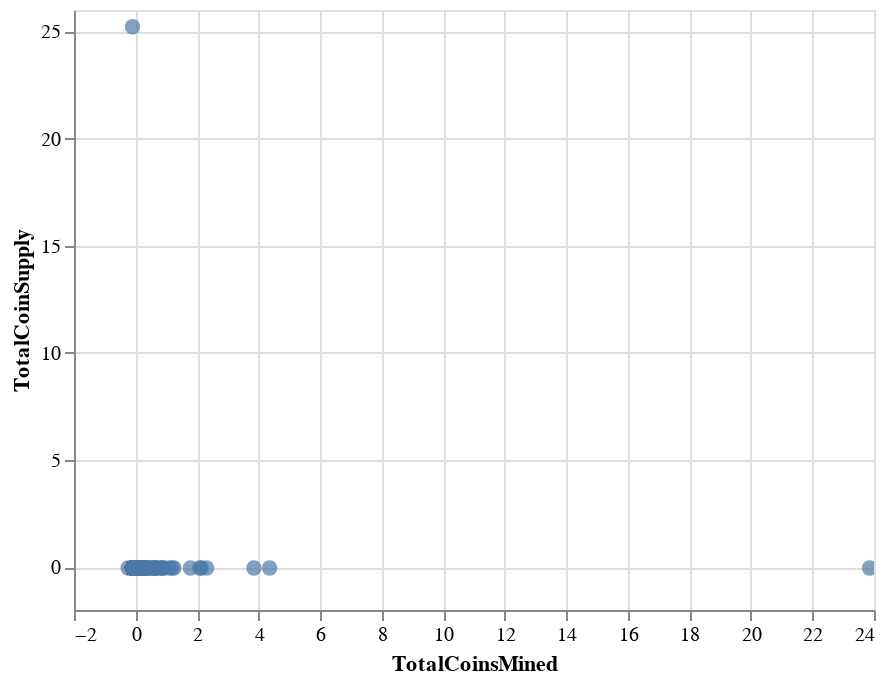

Notebook code for this chart:
### Code cell
alt.Chart(df_temp).mark_circle(size=60).encode(
    x="TotalCoinsMined",
    y='TotalCoinSupply',
#     color='indx'
#     tooltip=['indx']
).interactive()

### Figure 1 — Vega-Lite specification as saved in the notebook (floating-point values rounded to 4 significant figures; data arrays with more than 128 entries replaced by an {"elided": "..."} marker saying what was removed)
{"config": {"view": {"continuousWidth": 400, "continuousHeight": 300}}, "data": {"name": "data-6528a8f064c9d5c8a1697407778c3293"}, "mark": {"type": "circle", "size": 60}, "encoding": {"x": {"type": "quantitative", "field": "TotalCoinsMined"}, "y": {"type": "quantitative", "field": "TotalCoinSupply"}}, "selection": {"selector026": {"type": "interval", "bind": "scales", "encodings": ["x", "y"]}}, "$schema": "https://vega.github.io/schema/vega-lite/v4.8.1.json", "datasets": {"data-6528a8f064c9d5c8a1697407778c3293": {"elided": "637 records"}}}
